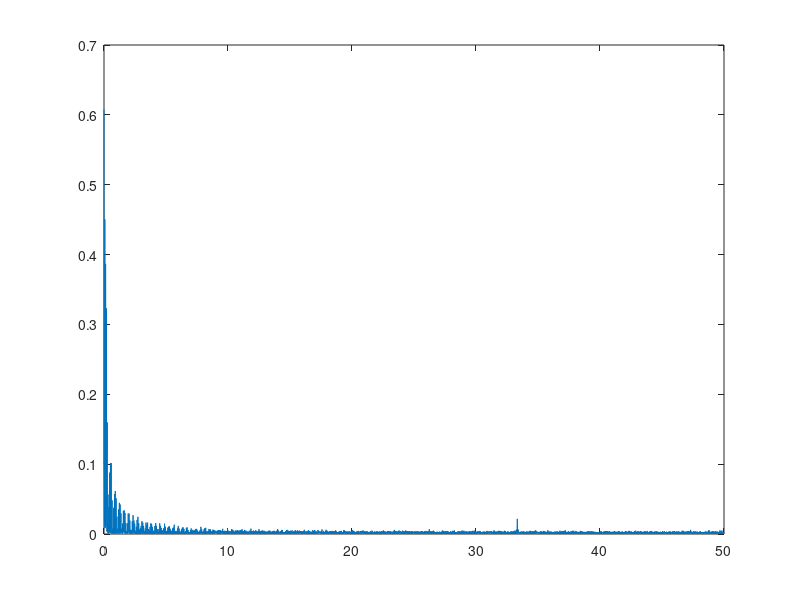
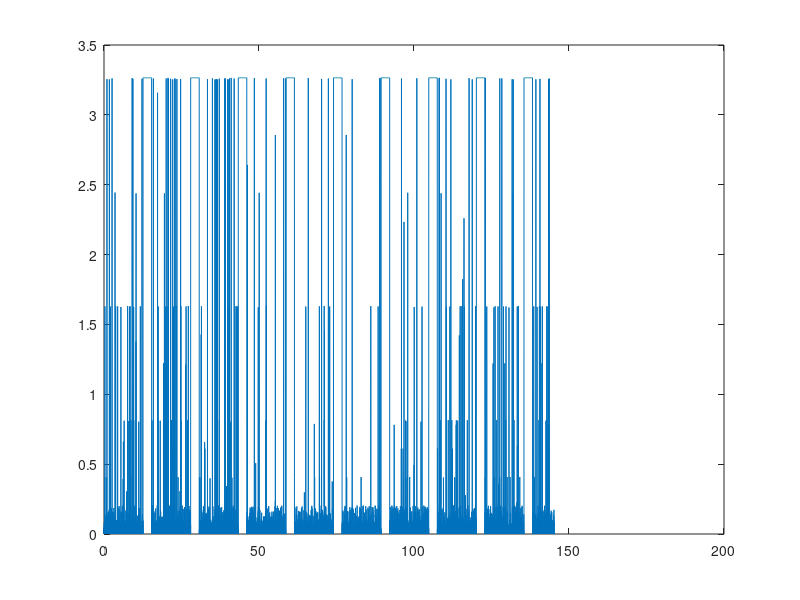

Write the MATLAB code that produced these figures, in order. (Note: this script raises an error after producing the figures.)
clear all
A = fopen('flashmem21.txt', 'r');
a = fscanf(A, '%x %x %x');
a = a';
x = 1;
t = 0:1/100:(length(a)/100);
g = 0;
for i = 1:length(a)-1
    MSB = dec2bin(a(i+1));
    LSB = dec2bin(a(i));
    y=strcat(MSB, LSB);
    y = logical((y(:)'-'0'));
    y = bi2de(y);
%     g = 0.9 * g + 0.1 * y;
%     y = y - g;
    yAccel(x) = y/2048;
    yAccel(x) = yAccel(x)/9.8;
    x = x+1;
end
x = 1;
for z = 1:length(a) - 1
    yJerk(x) = (yAccel(x+1) - yAccel(x))/(1/100);
    if yJerk(x) < 150
        yAccel(x) = 0;
    else
        yAccel(x) = yJerk(x) * 1/100;
    end
end
% yAccel(idx) = [];
% figure;plot(yAccel);
% idx = find(yAccel==max(yAccel),1,'first');
% yAccel(idx) = [];
% idx = find(yAccel==max(yAccel),1,'first');
% yAccel(idx) = [];
% idx = find(yAccel==max(yAccel),1,'first');
% yAccel(idx) = [];
% idx = find(yAccel==max(yAccel),1,'first');
% yAccel(idx) = [];
fs = 100;
m = length(a);
nfft = 2^nextpow2(m);
y = fft(yAccel,nfft)/m;
f = fs/2 * linspace(0,1,nfft/2+1);
power = abs(y);
figure;plot(f,power(1:nfft/2+1));
figure;plot(t(1:length(t)-2), yAccel);
yAccel = movingMedianFilter(yAccel, 10);
% yAccel = movingAverageFilter(yAccel, 10);
figure;plot(t(1:length(t)-2), yAccel);
figure;
disp = deriveDisp(yAccel, 1/100);
%disp = deriveDisp(yAccel, 1/100);
plot(t(1:length(t)-2), disp);
% figure;
% z = fft(disp,nfft)/m;
% power = abs(z);
% plot(f,power(1:nfft/2+1));
